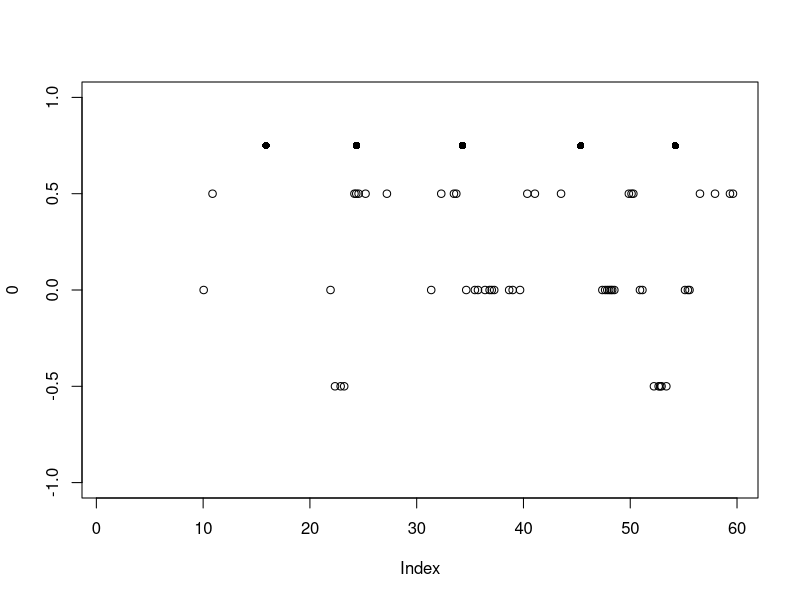

Write the R code that produced this figure.

td <- read.csv('test_data.csv')
td
head(td)
unique(td$event)

# Required functions:
# add_puntual_event
# add_interval_event

add_event <- function(h_event,
                       y_coord,
                      ...) {
  ix_event <- which(td$event==h_event)
  points(td$session_time[ix_event],rep(y_coord,length(ix_event)),...)
}

plot(0,type='n',
     xlim=c(1,max(td$session_time)))
add_event('resp_max_key',.5)
add_event('resp_central_key',0)
add_event('resp_mel_key',-.5)
add_event('trial_start',.75,pch=16)